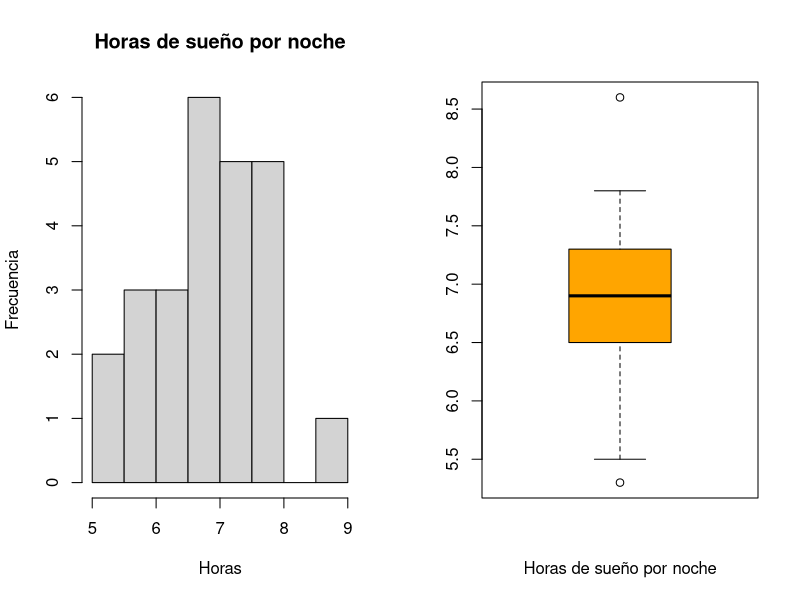

Here is the R script that generated this plot:
## Function custom para calcular un intervalo de confianza para la media
## También se puede utilizar la función t.test(pesos, conf.level)$conf.init
##   para hacer el cálculo del intervalo de confianza de la media
intervalo <- function(x, alfa) {
  n <- length(x)
  nu <- n -1 #grados de libertad
  cuantil <- qt( 1 - alfa/2, df = nu)
  LS <- mean(x) + cuantil*sqrt( var(x)/n )
  LI <- mean(x) - cuantil*sqrt( var(x)/n )
  
  return( c(LI, mean( x ), LS))
}

### Array con las datos de las horas sueño
horas_sueño <- c(6.9, 7.6, 6.5, 6.2, 5.3, 7.8, 7.0, 5.5, 7.6, 6.7, 7.3, 6.6, 7.1, 6.9, 6.0, 6.8, 6.5, 7.2, 5.8, 8.6, 7.6, 7.1, 6.0, 7.2, 7.7)


## Análisis descriptivo de los datos
summary(horas_sueño)
par(mfrow = c(1, 2) )
hist(horas_sueño, main = "Horas de sueño por noche", ylab ="Frecuencia", xlab = "Horas")
boxplot(horas_sueño, col = "orange", horizontal = F, xlab = "Horas de sueño por noche")

## Cálculo del intervalo de confianza de un intervalo de 78% para la población media del número de horas sueño por noche

## Método 1: Función de librería de R para proporciones
t.test(horas_sueño, conf.level = 0.75)$conf.int

## Método 2: Función custom desarrollada
intervalo(horas_sueño, 0.25)

